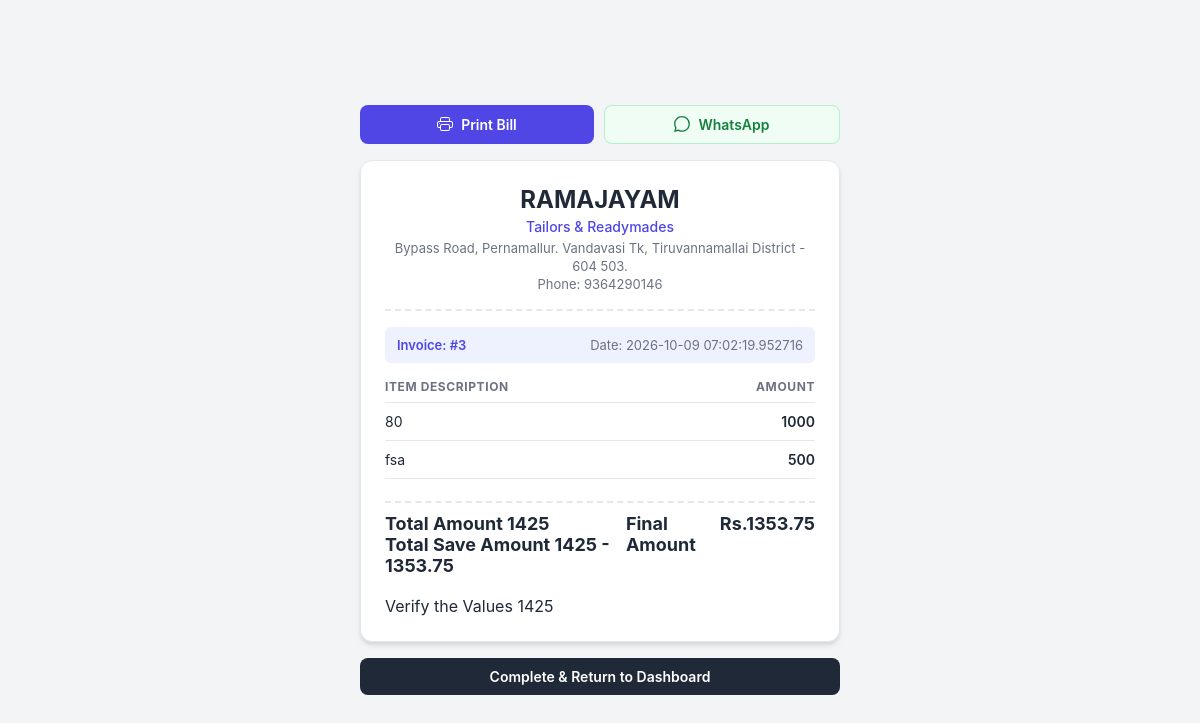
The app's page /bill_show_page/3 with its own data.
### app.py (models this page shows, shortened)
class ShopDealer(UserMixin,db.Model) :
    id = db.Column(db.Integer, primary_key=True)
    shop_username = db.Column(db.String(150), unique=True, nullable=False)
    password = db.Column(db.String(150), nullable=False)
    shop_name = db.Column(db.String(150),nullable=False)
    shop_title = db.Column(db.String(150),nullable=False)
    shop_location = db.Column(db.String(150),nullable=False)
    shop_phone_number = db.Column(db.String(10),nullable=False)
    shop_gst_number = db.Column(db.String(15),default=None)

class Billing(db.Model) :
    id = db.Column(db.Integer,primary_key=True)
    customer_no = db.Column(db.String(10))
    customer_name = db.Column(db.String(100))
    customer_address = db.Column(db.String(100), nullable=True)
    billing_amount = db.Column(db.Integer)
    applies_discount = db.Column(db.Integer, default=0)  # New field to indicate if a discount was applied
    applies_discount_amount = db.Column(db.Integer, default=0)
    overall_discount_amount = db.Column(
        db.Integer,
        db.Computed("billing_amount - applies_discount_amount")
    )
    total_quantity = db.Column(db.Integer)
    billing_date = db.Column(db.DateTime, default=datetime.utcnow)
    billing_products = db.relationship('SelledProduct', backref='billing', lazy=True)

class Product(db.Model) :
    id = db.Column(db.Integer,primary_key=True)
    billing_id = db.Column(db.Integer, db.ForeignKey('billing.id'), nullable=True)
    product_name = db.Column(db.String(100))
    product_id = db.Column(db.String(100), nullable=True)
    product_selling_amount = db.Column(db.Integer)
    product_raw_amount = db.Column(db.Integer,nullable=True)
    backup_product_selling_amount = db.Column(db.Integer, nullable=True,default=None)  # New field to store the original selling amount for discount restoration
    backup_product_raw_amount = db.Column(db.Integer, default=None,nullable=True)  # New field to store the original raw amount for discount restoration
    discount = db.Column(db.Integer,nullable=True)
    product_location = db.Column(db.String(100),nullable=True,default=None)
    product_entry_date = db.Column(db.String(100),nullable=True)
    product_exit_date = db.Column(db.DateTime, default=None,nullable=True)
    customer_phone_number = db.Column(db.String(10), db.ForeignKey('customer.customer_phone_number'), default=None, nullable=True)
    status = db.Column(db.String(20), default='active')  # active, sold, expired, etc.

### app.py (the view)
@app.route('/bill_show_page/<int:billing_id>')
def bill_show_page(billing_id):
    billing = Billing.query.get_or_404(billing_id)
    selled = SelledProduct.query.filter_by(billing_id=billing_id)
    shop = ShopDealer.query.all()
    products = Product.query.filter_by(billing_id=billing_id)
    return render_template('bill_show_page.html', billing=billing,selled=selled,shop=shop,products=products)

### templates/bill_show_page.html (shortened to what this page needs)
<!DOCTYPE html>
<html lang="en">
<head>
</head>
<body>
    <div class="container">
        <div class="action-panel">
            <button class="btn print-btn" onclick="window.print()">
                Print Bill
            </button>
            <a href="/whatsapp_bill/{{ billing.id }}" class="btn whatsapp-btn">
                WhatsApp
            </a>
        </div>
        <div class="receipt-card">
            <header class="shop-header">
                {% for s in shop %}
                <h1 class="shop-name">{{ s.shop_name }}</h1>
                <p class="shop-title">{{ s.shop_title }}</p>
                <p class="shop-details">{{ s.shop_location }}</p>
                <p class="shop-details">Phone: {{ s.shop_phone_number }}</p>
                {% endfor %}
            </header>
            <div class="invoice-meta">
                <div class="meta-group">
                    <span class="invoice-id">Invoice: #{{ billing.id }}</span>
                </div>
                <div class="meta-group text-right">
                    <span>Date: {{ billing.billing_date }}</span>
                </div>
            </div>
            <table class="items-table">
                <thead>
                    <tr>
                        <th>Item Description</th>
                        <th class="text-right">Amount</th>
                    </tr>
                </thead>
                <tbody>
                    {% for p in products %}
                    <tr>
                        <td>{{ p.product_name }}</td>
                        <td class="text-right">
                            {% if p.backup_product_selling_amount == p.product_selling_amount %}
                                <span class="price-current">{{ p.backup_product_selling_amount }}</span>
                            {% else %}
                                <span class="price-strike">{{ p.backup_product_selling_amount }}</span>
                                <span class="price-current">{{ p.product_selling_amount }}</span>
                            {% endif %}
                        </td>
                    </tr>
                    {% endfor %}
                </tbody>
            </table>
            <div class="summary-section">
                {% if billing.applies_discount_amount > 0 and billing.billing_amount - billing.applies_discount_amount==100 %}
                    <br>
                    Verify the Values
                    {{ billing.billing_amount }}
                    <br>
                    Total Amount {{ billing.billing_amount }}
                    Total Save Amount  {{ billing.billing_amount }} - {{ billing.applies_discount_amount }}
                    <div class="summary-row">
                        <span>Total Bill Amount</span>
                        <span>{{ billing.billing_amount }}</span>
                    </div>
                    <div class="summary-row discount">
                        <span>Discount Applied ({% if billing.applies_discount %}{{ billing.applies_discount }}%{% else %}{{ ((billing.applies_discount_amount / billing.billing_amount) * 100)|round(1) }}%{% endif %})</span>
                        <span>-{{ (billing.billing_amount - billing.applies_discount_amount)|round(1) }} </span>
                    </div>
                    <div class="summary-row total">
                        <span>Final Amount</span>
                        <span>{{ billing.applies_discount_amount }} </span>
                    </div>
                {% else %}
                    <div class="summary-row total">
                        Total Amount {{ billing.billing_amount }} <br>
                    Total Save Amount  {{ billing.billing_amount }} - {{ billing.applies_discount_amount }} <br>
                        <span>Final Amount</span>
                        <span>Rs.{{ billing.applies_discount_amount }} </span>
                    </div>
                {% endif %}
                  <br>
                    Verify the Values
                    {{ billing.billing_amount }}
                    <br>
            </div>
        </div>
        <div class="nav-actions">
            <a href="/shop_dashboard" class="btn complete-btn">Complete & Return to Dashboard</a>
        </div>
    </div>
</body>
</html>

### templates/bill_show_page.html (style rules this page uses)
:root { --primary: #4f46e5; --primary-hover: #4338ca; --primary-light: #eef2ff; --whatsapp: #25d366; --whatsapp-hover: #1da851; --whatsapp-light: #f0fdf4; --text-main: #1f2937; --text-muted: #6b7280; --border: #e5e7eb; --bg-body: #f3f4f6; --bg-card: #ffffff; --strike: #ef4444; --success: #16a34a; }
* { box-sizing: border-box; margin: 0; padding: 0; font-family: -apple-system, BlinkMacSystemFont, "Segoe UI", Roboto, Helvetica, Arial, sans-serif; }
body { background-color: var(--bg-body); color: var(--text-main); display: flex; justify-content: center; align-items: center; min-height: 100vh; padding: 16px; }
.container { width: 100%; max-width: 480px; margin: 0 auto; }
.action-panel { display: flex; gap: 10px; margin-bottom: 16px; }
.btn { display: inline-flex; align-items: center; justify-content: center; gap: 8px; padding: 10px 16px; border-radius: 8px; font-size: 0.875rem; font-weight: 600; text-decoration: none; cursor: pointer; transition: all 0.2s ease; border: none; flex: 1; }
.print-btn { background-color: var(--primary); color: #ffffff; }
.whatsapp-btn { background-color: var(--whatsapp-light); color: #15803d; border: 1px solid rgba(37, 211, 102, 0.3); }
.receipt-card { background: var(--bg-card); padding: 24px; border-radius: 12px; box-shadow: 0 4px 6px -1px rgba(0, 0, 0, 0.1), 0 2px 4px -1px rgba(0, 0, 0, 0.06); border: 1px solid var(--border); }
.shop-header { text-align: center; padding-bottom: 16px; border-bottom: 2px dashed var(--border); margin-bottom: 16px; }
.shop-name { font-size: 1.5rem; font-weight: 700; color: var(--text-main); margin-bottom: 4px; }
.shop-title { font-size: 0.875rem; color: var(--primary); font-weight: 500; margin-bottom: 4px; }
.shop-details { font-size: 0.8125rem; color: var(--text-muted); line-height: 1.4; }
.invoice-meta { display: flex; justify-content: space-between; background-color: var(--primary-light); padding: 10px 12px; border-radius: 6px; margin-bottom: 16px; font-size: 0.8125rem; }
.meta-group { display: flex; flex-direction: column; }
.invoice-id { font-weight: 600; color: var(--primary); }
.meta-group.text-right { text-align: right; color: var(--text-muted); }
.items-table { width: 100%; border-collapse: collapse; margin-bottom: 16px; }
.items-table th { text-align: left; font-size: 0.75rem; text-transform: uppercase; letter-spacing: 0.05em; color: var(--text-muted); padding-bottom: 8px; border-bottom: 1px solid var(--border); }
.items-table th.text-right { text-align: right; }
.items-table td { padding: 10px 0; font-size: 0.875rem; border-bottom: 1px solid var(--border); }
.items-table td.text-right { text-align: right; }
.price-current { font-weight: 600; }
.summary-section { display: flex; flex-direction: column; gap: 0px; padding-top: 2px; margin-bottom: 1px; }
.summary-row { display: flex; justify-content: space-between; font-size: 0.875rem; color: var(--text-muted); }
.summary-row.total { font-size: 1.125rem; font-weight: 700; color: var(--text-main); padding-top: 10px; border-top: 2px dashed var(--border); margin-top: 4px; }
.nav-actions { margin-top: 16px; display: flex; gap: 10px; }
.complete-btn { background-color: var(--text-main); color: #ffffff; text-align: center; }

### records on screen
ShopDealer: shop_name "RAMAJAYAM", shop_title "Tailors & Readymades", shop_location "Bypass Road, Pernamallur. Vandavasi Tk, Tiruvannamallai District - 604 503.", shop_phone_number "9364290146"
Billing: id "3", billing_date "2026-10-09 07:02:19.952716", billing_amount "1425", applies_discount_amount "1353.75"
Product: product_name "80", backup_product_selling_amount "1000"
Product: product_name "fsa", backup_product_selling_amount "500"
